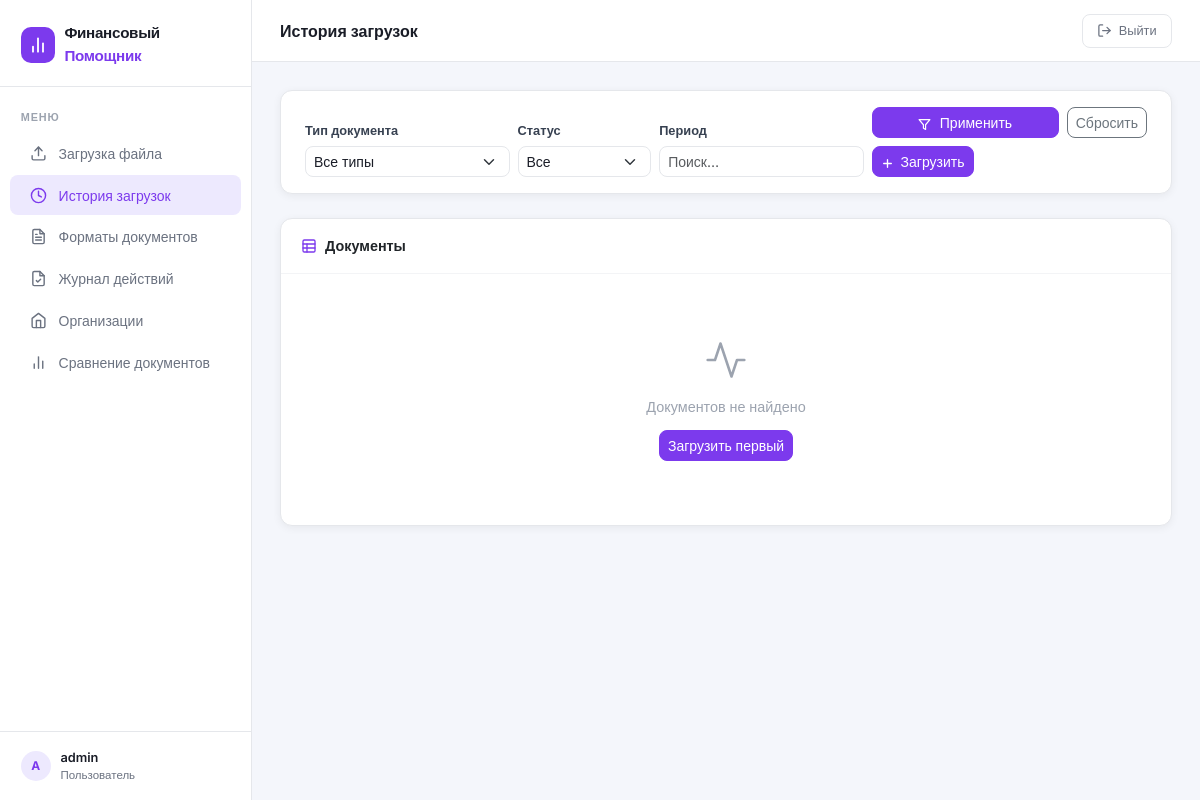
The page /history/ (signed in) on the database as committed earlier.
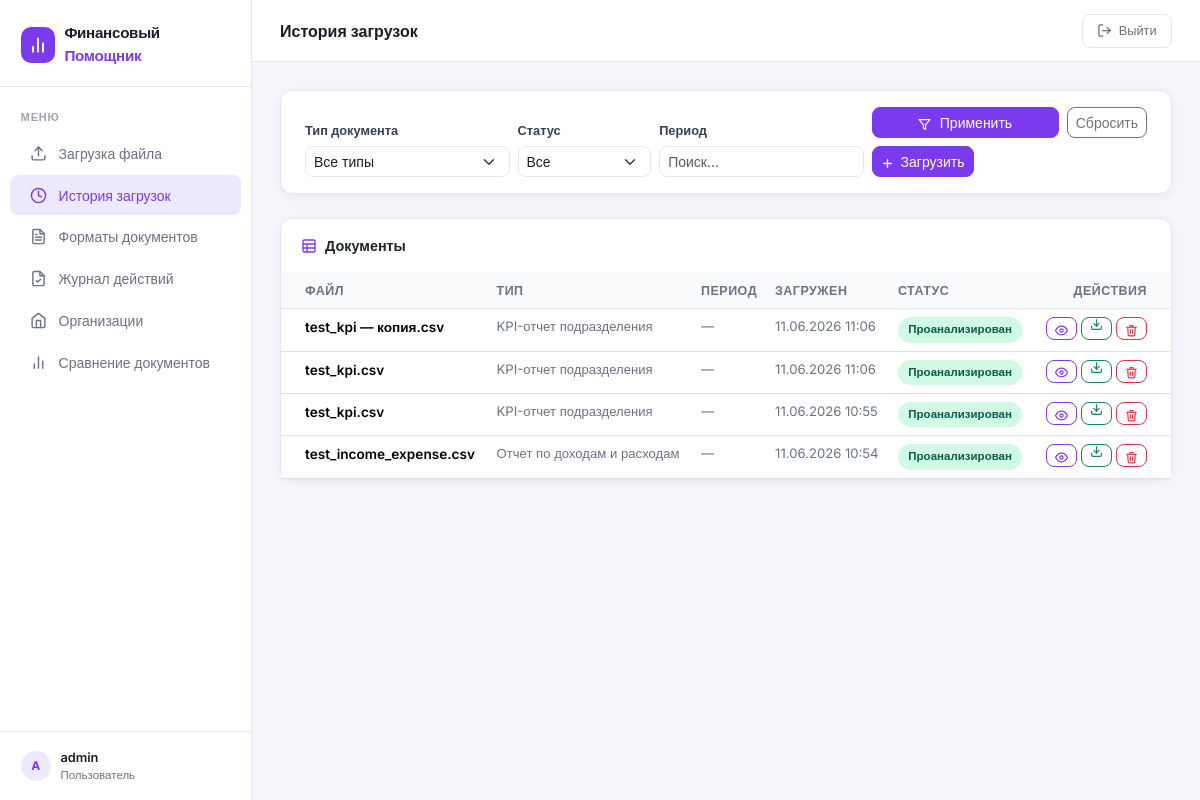
The same page on the database as committed later.
### dashboard/models.py (models this page shows, shortened)
class Document(models.Model):
    TYPE_INCOME_EXPENSE = 'income_expense'
    TYPE_CASH_FLOW = 'cash_flow'
    TYPE_BUDGET = 'budget'
    TYPE_KPI = 'kpi'
    DOCUMENT_TYPES = [
        (TYPE_INCOME_EXPENSE, 'Отчет по доходам и расходам'),
        (TYPE_CASH_FLOW, 'Банковская выписка / ДДС'),
        (TYPE_BUDGET, 'Бюджет подразделения'),
        (TYPE_KPI, 'KPI-отчет подразделения'),
    ]
    STATUS_UPLOADED = 'uploaded'
    STATUS_VALIDATING = 'validating'
    STATUS_ANALYZING = 'analyzing'
    STATUS_DONE = 'done'
    STATUS_ERROR = 'error'
    STATUSES = [
        (STATUS_UPLOADED, 'Загружен'),
        (STATUS_VALIDATING, 'Проверяется'),
        (STATUS_ANALYZING, 'Анализируется'),
        (STATUS_DONE, 'Проанализирован'),
        (STATUS_ERROR, 'Ошибка'),
    ]
    user = models.ForeignKey(User, on_delete=models.CASCADE, related_name='documents')
    entity = models.ForeignKey(Entity, on_delete=models.SET_NULL, null=True, blank=True, related_name='documents', verbose_name='Организация')
    file = models.FileField(upload_to='uploads/')
    file_name = models.CharField(max_length=255)
    doc_type = models.CharField(max_length=30, choices=DOCUMENT_TYPES)
    period = models.CharField(max_length=100, blank=True)
    period_start = models.DateField(null=True, blank=True)  # автоопределение начала периода
    period_end = models.DateField(null=True, blank=True)    # автоопределение конца периода
    status = models.CharField(max_length=20, choices=STATUSES, default=STATUS_UPLOADED)
    error_message = models.TextField(blank=True)
    uploaded_at = models.DateTimeField(auto_now_add=True)
    class Meta:
        ordering = ['-uploaded_at']
        db_table = 'finassist_document'

### dashboard/views.py (the view)
# urls.py: path('history/', views.history_view, name='history'),
@login_required
def history_view(request):
    docs_qs = Document.objects.filter(user=request.user)
    doc_type_filter = request.GET.get('doc_type', '')
    status_filter = request.GET.get('status', '')
    period_filter = request.GET.get('period', '')
    if doc_type_filter:
        docs_qs = docs_qs.filter(doc_type=doc_type_filter)
    if status_filter:
        docs_qs = docs_qs.filter(status=status_filter)
    if period_filter:
        docs_qs = docs_qs.filter(period__icontains=period_filter)
    paginator = Paginator(docs_qs, 10)
    page = request.GET.get('page', 1)
    documents = paginator.get_page(page)
    return render(request, 'dashboard/history.html', {
        'documents': documents,
        'document_types': Document.DOCUMENT_TYPES,
        'statuses': Document.STATUSES,
        'current_filters': {
            'doc_type': doc_type_filter,
            'status': status_filter,
            'period': period_filter,
        },
    })

### dashboard/templates/dashboard/history.html (shortened to what the changed rows need)
{% extends 'dashboard/base.html' %}
{% block content %}
<div class="card">
    <div class="card-body p-0">
        {% if documents %}
        <div class="table-responsive">
            <table class="table mb-0">
                <thead>
                    <tr>
                        <th class="ps-4">Файл</th>
                        <th class="d-none d-sm-table-cell">Тип</th>
                        <th class="d-none d-md-table-cell">Период</th>
                        <th class="d-none d-md-table-cell">Загружен</th>
                        <th>Статус</th>
                        <th class="text-end pe-4">Действия</th>
                    </tr>
                </thead>
                <tbody>
                    {% for doc in documents %}
                    <tr>
                        <td class="ps-4">
                            <div style="font-weight:600;font-size:.85rem;max-width:180px;overflow:hidden;text-overflow:ellipsis;white-space:nowrap;">{{ doc.file_name }}</div>
                        </td>
                        <td class="d-none d-sm-table-cell" style="font-size:.82rem;color:#6b7280;">{{ doc.get_doc_type_display }}</td>
                        <td class="d-none d-md-table-cell" style="font-size:.82rem;color:#6b7280;">{{ doc.period|default:"—" }}</td>
                        <td class="d-none d-md-table-cell" style="font-size:.82rem;color:#6b7280;">{{ doc.uploaded_at|date:"d.m.Y H:i" }}</td>
                        <td>
                            <span class="sbadge sbadge-{{ doc.status }}">{{ doc.get_status_display }}</span>
                        </td>
                        <td class="text-end pe-4">
                            <div class="d-flex gap-1 justify-content-end">
                                {% if doc.status == 'done' %}
                                <a href="{% url 'finassist:document_detail' doc.pk %}" class="btn btn-sm btn-outline-primary py-0 px-2" title="Просмотр результата">
                                    <svg xmlns="http://www.w3.org/2000/svg" width="13" height="13" viewBox="0 0 24 24" fill="none" stroke="currentColor" stroke-width="2.2" stroke-linecap="round" stroke-linejoin="round"><path d="M1 12s4-8 11-8 11 8 11 8-4 8-11 8-11-8-11-8z"/><circle cx="12" cy="12" r="3"/></svg>
                                </a>
                                <a href="{% url 'finassist:export_csv' doc.pk %}" class="btn btn-sm btn-outline-success py-0 px-2 d-none d-sm-inline-flex" title="Экспорт CSV">
                                    <svg xmlns="http://www.w3.org/2000/svg" width="13" height="13" viewBox="0 0 24 24" fill="none" stroke="currentColor" stroke-width="2.2" stroke-linecap="round" stroke-linejoin="round"><path d="M21 15v4a2 2 0 0 1-2 2H5a2 2 0 0 1-2-2v-4"/><polyline points="7 10 12 15 17 10"/><line x1="12" y1="15" x2="12" y2="3"/></svg>
                                </a>
                                {% endif %}
                                <form method="post" action="{% url 'finassist:delete_document' doc.pk %}" class="d-inline" onsubmit="return confirm('Удалить «{{ doc.file_name }}»?')">
                                    <button type="submit" class="btn btn-sm btn-outline-danger py-0 px-2" title="Удалить">
                                    </button>
                                </form>
                            </div>
                        </td>
                    </tr>
                    {% endfor %}
                </tbody>
            </table>
        </div>
        {% else %}
        <div style="text-align:center;padding:4rem 1rem;color:#9ca3af;">
            <svg xmlns="http://www.w3.org/2000/svg" width="44" height="44" viewBox="0 0 24 24" fill="none" stroke="currentColor" stroke-width="1.4" stroke-linecap="round" stroke-linejoin="round" style="display:block;margin:0 auto .9rem;"><path d="M22 12h-4l-3 9L9 3l-3 9H2"/></svg>
            <div style="font-size:.9rem;font-weight:500;margin-bottom:.5rem;">Документов не найдено</div>
            <a href="{% url 'finassist:upload' %}" class="btn btn-primary btn-sm mt-1">Загрузить первый</a>
        </div>
        {% endif %}
    </div>
</div>
{% endblock %}

Rows that differ between the two databases and show on the page:
added Document: file_name "test_kpi — копия.csv", doc_type "KPI-отчет подразделения", period "—", uploaded_at "11.06.2026 11:06", status "Проанализирован"
added Document: file_name "test_kpi.csv", doc_type "KPI-отчет подразделения", period "—", uploaded_at "11.06.2026 11:06", status "Проанализирован"
added Document: file_name "test_kpi.csv", doc_type "KPI-отчет подразделения", period "—", uploaded_at "11.06.2026 10:55", status "Проанализирован"
added Document: file_name "test_income_expense.csv", doc_type "Отчет по доходам и расходам", period "—", uploaded_at "11.06.2026 10:54", status "Проанализирован"
Other text that changed with them:
text no longer shown: "Документов не найдено Загрузить первый"
text now shown: "ФАЙЛ ТИП ПЕРИОД ЗАГРУЖЕН СТАТУС ДЕЙСТВИЯ"
